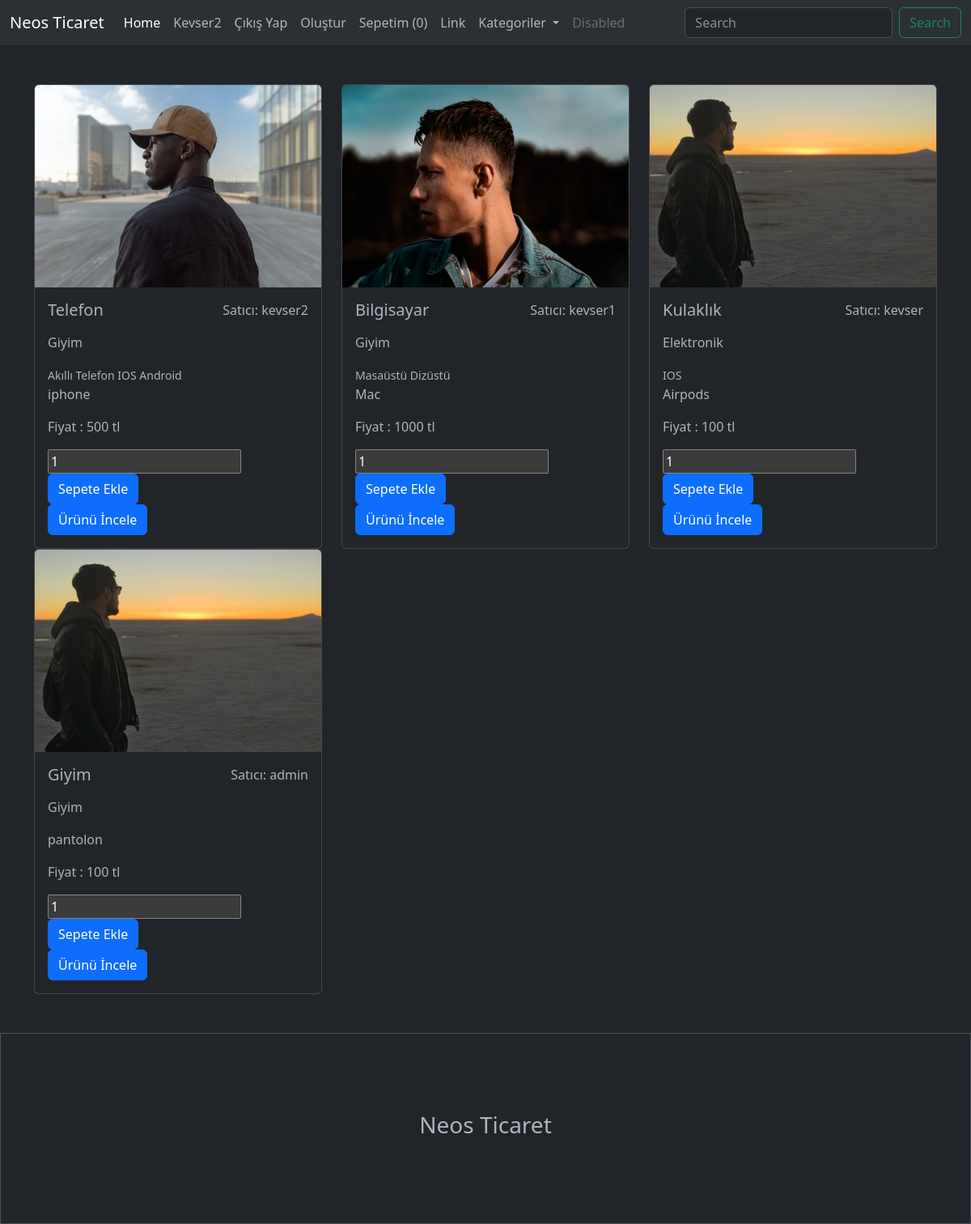
Screenshot of / (signed in) with the database file from the repository.
### urunler/models.py (models this page shows, shortened)
class Urun(models.Model):
    satici=models.ForeignKey(User, on_delete=models.CASCADE, null=True)
    kategori=models.ForeignKey(Kategori, on_delete=models.SET_NULL, null=True)
    altkategori=models.ManyToManyField(AltKategori)
    seriNo=models.OneToOneField(Tek, on_delete=models.CASCADE, null=True, blank=True)
    isim= models.CharField(max_length=100)
    aciklama = models.TextField(max_length=100)
    fiyat  = models.IntegerField()
    resim = models.FileField(upload_to = 'urunler/')

class Kategori(models.Model):
    isim=models.CharField(max_length=100)

class AltKategori(models.Model):
    isim=models.CharField(max_length=100)

### urunler/views.py (the view, shortened to what this page needs)
# urls.py: path('', index, name='index'),
def index(request):
    urunler = Urun.objects.all()
    kategoriler =Kategori.objects.all()
    search=''
    context= {
        'product': urunler,
        'search': search,
        'kategoriler':kategoriler
    }
    return render(request, 'index.html',context)

### urunler/context_processors.py (called while the page is built)
def get_len_sepets (request):
    if request.user.is_authenticated:
        uzun = Sepet.objects.filter(user=request.user, odendiMi =False).count()
    else:
        uzun=0
    return {'uzun':uzun}

def get_categories(request):
    kategoriler =Kategori.objects.all()
    return {'kategoriler': kategoriler}

### urunler/templates/index.html (shortened to what this page needs)
<!DOCTYPE html>
<html lang="en">
<head>
    <link href="https://cdn.jsdelivr.net/npm/bootstrap@5.3.0-alpha1/dist/css/bootstrap.min.css" rel="stylesheet"></head>
<body data-bs-theme="dark">
    {% include "includes/_navbar.html" %}
    {% block content %}
    <div class="container mt-5">
      <div class="row">
        {% if product|length > 0 %}
        {% for urun in product %}
        <div class="col-4">
          <div class="card">
            <img class="card-img-top" src="{{urun.resim.url}}" height="250" alt="Card image cap">
            <div class="card-body">
              <div class="d-flex justify-content-between">
                <h5 class="card-title">{{urun.isim}}</h5>
                <p>Satıcı: {{urun.satici.username}} </p>
              </div>
              <p> {{urun.kategori.isim}} </p>
              {% for alt in urun.altkategori.all  %}
                  <small> {{alt.isim}} </small>
              {% endfor %}
              <p class="card-text">{{urun.aciklama}}</p>
              <p>Fiyat : {{urun.fiyat}} tl </p>
              <form action="" method="POST">
                <input type="number" name="adet" value="1" id="">
                <input type="submit" value="Sepete Ekle" name="Sepete Ekle" class="btn btn-primary">
              </form>
              <a href="{% url 'urun' urun.id %}" class="btn btn-primary">Ürünü İncele</a>
            </div>
          </div>
        </div>
        {% endfor %}
        {% else %}
        <h1>Eşleşen üsün bulunmamaktadır</h1>
        {% endif %}
      </div>
    </div>
    {% endblock content %}
    {% include "includes/_footer.html" %}
</body>
</html>

### urunler/templates/includes/_navbar.html (shortened to what this page needs)
  <nav class="navbar navbar-expand-lg bg-body-tertiary">
    <div class="container-fluid">
      <a class="navbar-brand" href="/">Neos Ticaret</a>
      <div class="collapse navbar-collapse" id="navbarSupportedContent">
        <ul class="navbar-nav me-auto mb-2 mb-lg-0">
          <li class="nav-item">
            <a class="nav-link active" aria-current="page" href="#">Home</a>
            {% if user.is_authenticated %}
                 <li class="nav-item">
                    <a class="nav-link text-capitalize" href="#"> {{request.user}} </a>
                 </li>
                 <li class="nav-item">
                     <a class="nav-link" href="/cikis/"> Çıkış Yap</a>
                  </li>
                  <li class="nav-item">
                       <a class="nav-link" href="/olustur/"> Oluştur</a>
                  </li>
                  <li class="nav-item">
                    <a class="nav-link" href="/sepet/"> Sepetim ({{uzun}}) </a>
               </li>
            {% endif %}
          </li>
          <li class="nav-item">
            <a class="nav-link" href="#">Link</a>
          </li>
          <li class="nav-item dropdown">
            <a class="nav-link dropdown-toggle" href="#" role="button" data-bs-toggle="dropdown" aria-expanded="false">
              Kategoriler
            </a>
          </li>
          <li class="nav-item">
            <a class="nav-link disabled">Disabled</a>
          </li>
        </ul>
        <form class="d-flex" action="/" role="search" method="GET">
          <input class="form-control me-2" type="search" name="search" value="{{search}}" placeholder="Search" aria-label="Search">
          <button class="btn btn-outline-success" type="submit">Search</button>
        </form>
      </div>
    </div>
      </nav>

### rows the page displays
Urun: resim (picture), isim "Telefon", satici.username "kevser2", kategori.isim "Giyim", aciklama "iphone", fiyat "500"
AltKategori: isim "Akıllı Telefon"
AltKategori: isim "IOS"
AltKategori: isim "Android"
Urun: resim (picture), isim "Bilgisayar", satici.username "kevser1", kategori.isim "Giyim", aciklama "Mac", fiyat "1000"
AltKategori: isim "Masaüstü"
AltKategori: isim "Dizüstü"
Urun: resim (picture), isim "Kulaklık", satici.username "kevser", kategori.isim "Elektronik", aciklama "Airpods", fiyat "100"
Urun: resim (picture), isim "Giyim", satici.username "admin", kategori.isim "Giyim", aciklama "pantolon", fiyat "100"

### other values shown
{{ request.user }} "Kevser2"
{{ uzun }} "0"
